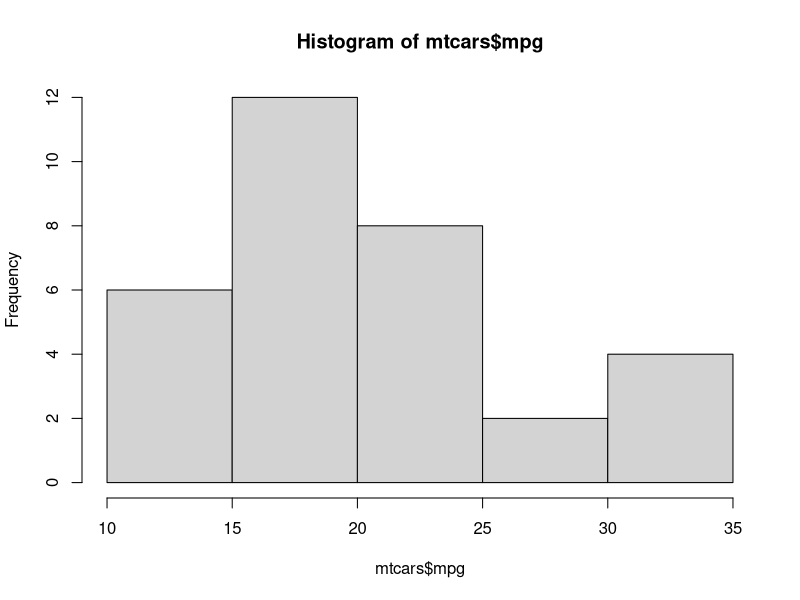
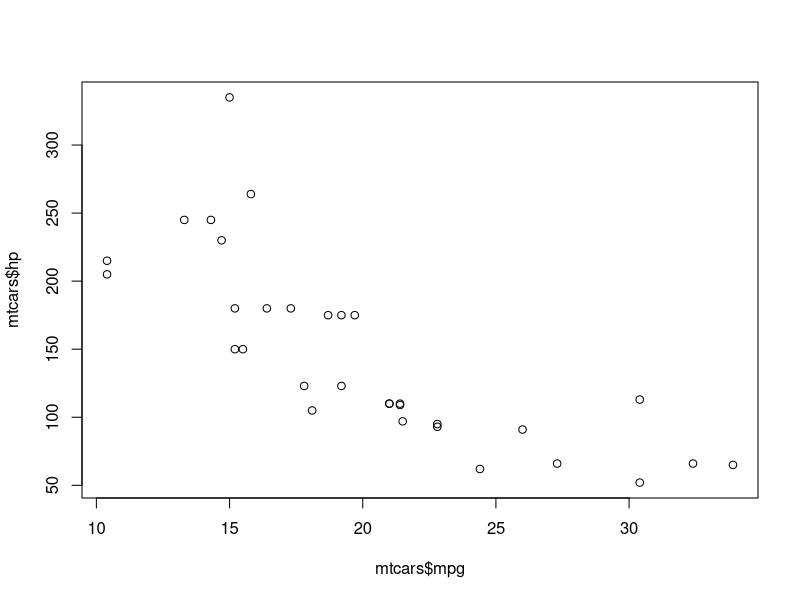
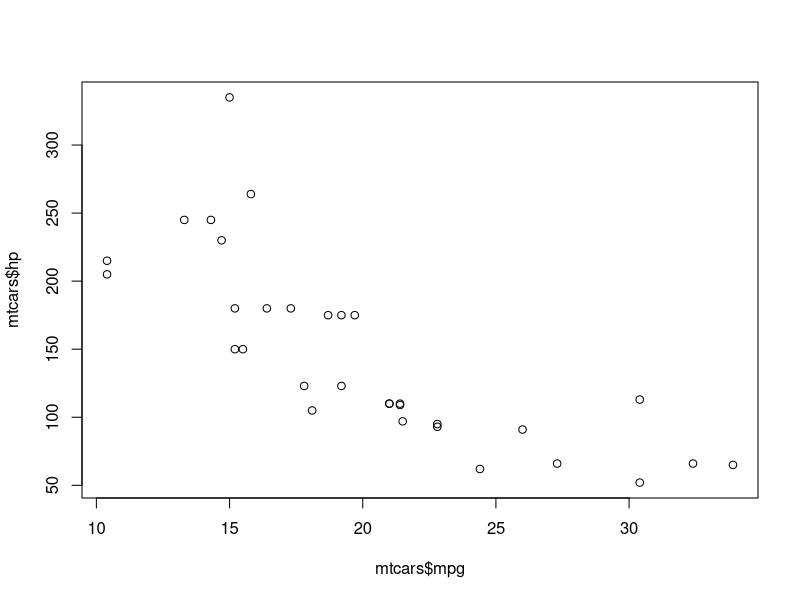

These figures' R source, in order:


head(mtcars)
hist(mtcars$mpg)
plot <- plot(mtcars$mpg, mtcars$hp)
pdf("plots.pdf")
plot(mtcars$mpg, mtcars$hp)
dev.off()

write.csv(mtcars, file="mtcars.csv")

summary(aov(mtcars$mpg~mtcars$cyl))
